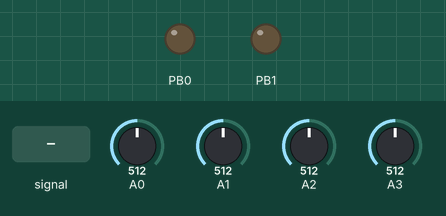
This sketch was run on a simulated ATtiny85, built with avr-gcc and run on an emulated ATtiny85. On the bench: output pins drawn as LEDs (lit = HIGH). The test bench sets the inputs (shaded band); at power-on: A0 = 512, A1 = 512, A2 = 512, A3 = 512. EEPROM starts erased.

Above: at 1.2 s.
1.3 s: A0 fed a 200 Hz sine of ±255 counts around its level
At 1.38 s:
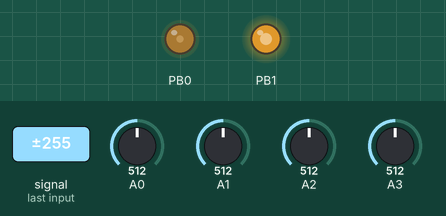
Timing chart, 0 to 1.3 s (numbered marks = the images above; inputs shaded):
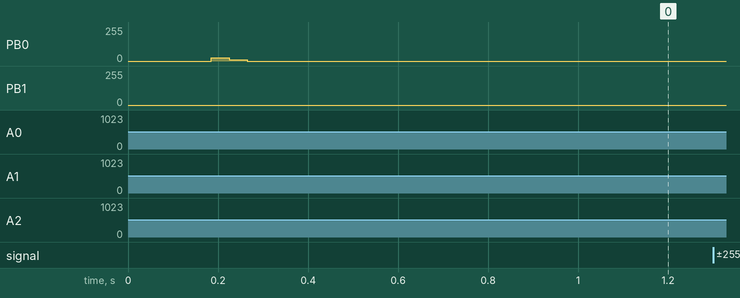

The sketch:

kastleArp.ino
```cpp
// (licence header left out)
#define F_CPU 8000000  // This is used by delay.h library
#include <stdlib.h>
#include <avr/interrupt.h>
#include <avr/io.h>        // Adds useful constants
#include <util/delay.h>
#include <EEPROM.h>

#define LOW_THRES 150
#define HIGH_THRES 162
//defines for synth parameters
#define PITCH 2
#define WS_1 3
#define WS_2 1

const unsigned char PROGMEM sinetable[128] = {
  0, 0, 0, 0, 1, 1, 1, 2, 2, 3, 4, 5, 5, 6, 7, 9, 10, 11, 12, 14, 15, 17, 18, 20, 21, 23, 25, 27, 29, 31, 33, 35, 37, 40, 42, 44, 47, 49, 52, 54, 57, 59, 62, 65, 67, 70, 73, 76, 79, 82, 85, 88, 90, 93, 97, 100, 103, 106, 109, 112, 115, 118, 121, 124,
  128, 131, 134, 137, 140, 143, 146, 149, 152, 155, 158, 162, 165, 167, 170, 173, 176, 179, 182, 185, 188, 190, 193, 196, 198, 201, 203, 206, 208, 211, 213, 215, 218, 220, 222, 224, 226, 228, 230, 232, 234, 235, 237, 238, 240, 241, 243, 244, 245, 246, 248, 249, 250, 250, 251, 252, 253, 253, 254, 254, 254, 255, 255, 255,
};

//the actual table that is read to generate the sound
unsigned char wavetable[256];


//tuning related
const PROGMEM uint16_t dcoTable[97] = { //tuned pitches
  69 /*C*/, 73, 77, 81, 86, 91, 96, 102 /*G*/, 108, 115, 122, 129,
  137 /*C*/, 145, 153, 162, 172, 182, 193, 205 /*G*/, 217, 230, 243, 258,
  273 /*C*/, 289, 306, 325, 344, 365, 386, 409 /*G*/, 434, 460, 487, 516,
  547 /*C*/, 579, 614, 650, 689, 730, 773, 819 /*G*/, 867, 919, 973, 1031,
  1092 /*C*/, 1157, 1227, 1298, 1378, 1459, 1546, 1638 /*G*/, 1734, 1837, 1947, 2063,
  2187 /*C*/, 2314, 2453, 2599, 2753, 2915, 3089, 3273 /*G*/, 3466, 3674, 3894, 4126,
  4374 /*C*/, 4628, 4906, 5198, 5506, 5830, 6178, 6546 /*G*/, 6932, 7348, 7788, 8252,
  8748 /*C*/, 9256, 9812, 10396, 11012, 11660, 12356, 13092 /*G*/, 13864, 14696, 15578, 16504,
  17496 /*C*/
};

//100010000100 2180 //Gdur
//100010010000 2192 //Emol
//000010010001 145 //Cdur
//001000010001 529 //Amol
//001000100001 545 //Fdur
//001000100100 548 //Dmol

const uint16_t scales[8] = {548, 548, 545, 529, 145, 2192, 2180, 2180};
/*
const uint8_t _scales[8][3]={
  {2,5,9}, //dmol
  {2,5,9}, //dmol
  {0,5,9}, //fdur
  {0,4,9}, //amol
  {0,4,7}, //cdur
  {4,7,11}, //emol
  {2,7,11}, //gdur
  {2,7,11}, //gdur
};
*/
const PROGMEM uint8_t _scales[24]={2,5,9,2,5,9,0,5,9,0,4,9,0,4,7,4,7,11,2,7,11,2,7,11};

uint16_t _useScale = scales[4]; //scales[4];
uint16_t pitchAverage, lastPitchAverage;
uint8_t semitone, lastSemitone;
uint8_t root;
uint8_t lastPitch, pitch;
uint8_t lastWindow, window;
uint8_t transpose = 0; //default used when formating memory
uint8_t fineTune = 120; //default used when formating memory
const uint8_t rootToPitch[8] = {2, 2, 5, 9, 0, 4, 7, 7}; //bass tone for each chord

//envelope related
uint8_t decayVolume;
uint16_t decayTime = 50;
uint8_t decayCount;
uint16_t decayRun[8];
uint8_t runningDecay;
uint16_t decayCounter = 0;

//oscillator related
byte sample;
unsigned int _phase;
unsigned int frequency;
byte sample2;
unsigned int _phase2;
unsigned int frequency2;
uint8_t _phs;
uint8_t _xor = 0;

//general
//uint8_t mapLookup[256];
bool bootMode;
uint8_t startupRead = 0;
uint8_t _clocks;


//analog input related
const uint8_t analogToDigitalPinMapping[4] = {
  PORTB5, PORTB2, PORTB4, PORTB3
};

uint8_t lastAnalogChannelRead;
bool firstRead = false;
uint8_t analogChannelRead = 1;
uint8_t analogValues[4];
uint8_t lastAnalogValues[4];
uint8_t analogChannelSequence[6] = {0, 1, 0, 2, 0, 3};
uint8_t analogChannelReadIndex;

#define PITCHMAP_POINTS 5
/*
uint16_t pitchMap[10] = {
  0, 63, 127, 191, 235,   0, 40, 50, 60, 84
};
*/
uint16_t pitchMap[10] = {
  0, 30, 60, 120, 250,   0, 6, 11, 16, 22
};


uint32_t curveMap(uint8_t value, uint8_t numberOfPoints, uint16_t * tableMap) {
  uint32_t inMin = 0, inMax = 255, outMin = 0, outMax = 255;
  for (int i = 0; i < numberOfPoints - 1; i++) {
    if (value >= tableMap[i] && value <= tableMap[i + 1]) {
      inMax = tableMap[i + 1];
      inMin = tableMap[i];
      outMax = tableMap[numberOfPoints + i + 1];
      outMin = tableMap[numberOfPoints + i];
      i = numberOfPoints + 10;
    }
  }
  return map(value, inMin, inMax, outMin, outMax);
}

void createLookup() {
  for (uint16_t i = 0; i < 256; i++) {
    // mapLookup[i]=curveMap(i,WSMAP_POINTS,wsMap);
  }
}

uint16_t clocks() {
  //return _clocks;
  return TCNT0 | (_clocks << 8);
}
void writeWave(int wave) {
  switch (wave) {
    case 0:
      sineWave();
      break;
    case 1:
      triangleWave();
      break;
    case 2:
      squareWave();
      break;
    case 3:
      sawtoothWave();
      break;
    case 4:
      digitalWrite(0, LOW);
      zeroWave();
      break;
  }
}

//functions to populate the wavetable
void sineWave() {  //too costly to calculate on the fly, so it reads from the sine table. We use 128 values, then mirror them to get the whole cycle
  for (int i = 0; i < 128; ++i) {
    wavetable[i] = pgm_read_byte_near(sinetable + i);
  }
  wavetable[128] = 255;
  for (int i = 129; i < 256; ++i) {
    wavetable[i] = wavetable[256 - i] ;
  }
}
void sawtoothWave() {
  for (int i = 0; i < 256; ++i) {
    wavetable[i] = i; // sawtooth
  }
}
void triangleWave() {
  for (int i = 0; i < 128; ++i) {
    wavetable[i] = i * 2;
  }
  int value = 255;
  for (int i = 128; i < 256; ++i) {
    wavetable[i] = value;
    value -= 2;
  }
}
void squareWave() {
  for (int i = 0; i < 128; ++i) {
    wavetable[i] = 255;
  }
  for (int i = 128; i < 256; ++i) {
    wavetable[i] = 1;                  //0 gives problems (offset and different freq), related to sample  = ((wavetable[phase >> 8]*amplitude)>>8);
  }
}
void zeroWave() {
  for (int i = 0; i < 256; ++i) {
    wavetable[i] = 1;                  //0 gives problems
  }
}

void setTimers(void)
{

  PLLCSR |= (1 << PLLE);               // Enable PLL (64 MHz)
  _delay_us(100);                      // Wait for a steady state
  while (!(PLLCSR & (1 << PLOCK)));    // Ensure PLL lock
  PLLCSR |= (1 << PCKE);               // Enable PLL as clock source for timer 1
  PLLCSR |= (1 << LSM); //low speed mode 32mhz
  cli();                               // Interrupts OFF (disable interrupts globally)

  TCCR0A = 2 << COM0A0 | 2 << COM0B0 | 3 << WGM00;
  TCCR0B = 0 << WGM02 | 1 << CS00;

  //  setup timer 0 to run fast for audiorate interrupt
  TCCR1 = 0;                  //stop the timer
  TCNT1 = 0;                  //zero the timer
  GTCCR = _BV(PSR1);          //reset the prescaler
  OCR1A = 255;                //set the compare value
  OCR1C = 255;

  TIMSK = _BV(OCIE1A);  //interrupt on Compare Match A
  //start timer, ctc mode, prescaler clk/1
  TCCR1 = _BV(CTC1) | _BV(CS12);
  sei();
}


void setFrequency2(uint16_t input) {
  frequency2 = input;
}


uint8_t gridToNote(uint8_t _note) {
  uint8_t _octave=_note/3;

 // _note=_scales[root][_note%3] + (_octave*12) ;//+ transpose
  _note=pgm_read_word_near(_scales + (root*3) +(_note%3)) + (_octave*12) ;//+ transpose
   return _note;

}

uint8_t quantizeNote(uint8_t _note) {
  uint8_t _semitone = _note % 12;
  if (bitRead(_useScale, (_semitone) % 12) ) {
    return _note;
  }
  else {
    uint8_t findSemitoneUp = 0;
    while (!bitRead(_useScale, (_note + findSemitoneUp) % 12)) findSemitoneUp++;
    _note += findSemitoneUp;
    return _note;
  }
}

void setSemitone(uint16_t _semitone) {
  lastSemitone = semitone;
  semitone = _semitone;
  //setFrequency(dcoTable[_semitone] << 1);
  int semiSize = (pgm_read_word_near(dcoTable + _semitone + 1) << 1) - (pgm_read_word_near(dcoTable + _semitone) << 1);
  int fine = map(fineTune, 0, 255, -semiSize, semiSize);
  setFrequency((pgm_read_word_near(dcoTable + _semitone + transpose) << 1) + fine);
  semiSize = (pgm_read_word_near(dcoTable + rootToPitch[root]+1+12) ) - (pgm_read_word_near(dcoTable + rootToPitch[root]+12) );
  int bassFine = map(fineTune, 0, 255, -semiSize, semiSize);
 // setFrequency2((pgm_read_word_near(dcoTable + rootToPitch[root] + transpose) << 1) + bassFine);
   setFrequency2((pgm_read_word_near(dcoTable + rootToPitch[root] + transpose+12) ) + bassFine);
}

void setFrequency(uint16_t input) {
  frequency = input  ;
}


void trigger() {
  decayVolume = 255;//, decayVolume2 = 150;
}

void setDecay() {
  if (analogValues[WS_2] > 100) decayTime = constrain(analogValues[WS_2] - 120, 1, 255);//, pitchEnv = 0;
  else decayTime = (100 - analogValues[WS_2]);//, pitchEnv = 255; //decayTime;
}

void renderDecay() {
  if (decayTime != 0) {
    if (1) {
      decayCounter += 6;
      if (decayCounter >= decayTime)
      {
        decayCounter = 0;
        if (decayVolume > 0) decayVolume -= ((decayVolume >> 6) + 1); //the decayVolume is here to make the shape a bit exponential
        //else decayVolume=255;//, _phase=0;
      }
    }
  }
  //add a bit of averaging on top of the envelope to lower clicking in the attack phase
  decayCount++;
  if (decayCount > 7) decayCount = 0;
  decayRun[decayCount] = decayVolume;
  uint16_t decaySum = 0;
  for (uint8_t i = 0; i < 8; i++) decaySum += decayRun[i];
  runningDecay = decaySum >> 3;

}

void setup()  { //happends at the startup
  writeWave(0);
  digitalWrite(5, HIGH); //turn on pull up resistor for the reset pin
  // createLookup(); //mapping of knob values is done thru a lookuptable which is generated at startup from defined values
  //set outputs
  pinMode(0, OUTPUT);
  pinMode(1, OUTPUT);


  if ( EEPROM.read(8) == 123 && EEPROM.read(9) == 81 &&  EEPROM.read(10) == 214) { //check 3 addresses if the chips memory was formated
    //if yes load the date
    transpose = EEPROM.read(0) % 12;
    fineTune = EEPROM.read(1);
  }
  else {
    //if no format the memory and write controll addresses
    EEPROM.write(0, transpose);
    EEPROM.write(1, fineTune);
    EEPROM.write(8,123);
    EEPROM.write(9,81);
    EEPROM.write(10,214);
  }

  //serial for debugging only
  //mySerial.begin(9600);

  setTimers(); //setup interrupts

  //setup ADC and run it in interrupt
  init();
  connectChannel(analogChannelRead);
  startConversion();
  _delay_us(100);

  while (startupRead < 12 * 4) { //wait for all analog inputs to be read
    loop();
  }

  bootMode = true; //if all pots are hight and mode is HIGH than render boot mode instead
  if (analogValues[0] < HIGH_THRES)  bootMode = false;
  for (uint8_t i = 1; i < 4; i++) if (analogValues[i] < 200) bootMode = false; //HIGH_THRES

}

uint8_t chord;
void loop() {

  if (bootMode) { // BOOT MODE
    decayVolume = 255;
    _xor = 0;
    //_useScale = scales[4];
    root=4;
    if (analogValues[0] > HIGH_THRES) {
      fineTune = analogValues[WS_2];
      transpose = map( analogValues[WS_1], 0, 255, 0, 13);
      //pitch = quantizeNote(curveMap(pitchAverage, PITCHMAP_POINTS, pitchMap));
       pitch= gridToNote(curveMap(pitchAverage, PITCHMAP_POINTS, pitchMap));
      setSemitone( pitch);
    }
    else {
      bootMode = false;
      EEPROM.write(0, transpose);
      EEPROM.write(1, fineTune);
    }
  }
  else { // NORMAL LOOP
    if (analogValues[0] < (LOW_THRES /*- 10*/)) chord = 2; //f major
    //else if (analogValues[0] < LOW_THRES) chord = 3;  // a minor
    else if (analogValues[0] > HIGH_THRES /*+ 3*/) chord = 6;  // g major
    //else if (analogValues[0] > HIGH_THRES - 3) chord = 5; //e minor
    else chord = 4; //c major

    if(chord>root) root=chord;
    else if(root-chord>1) root=chord;
    else{
      if(chord-root>1) root=chord;
      else{

         if (analogValues[0] < ((LOW_THRES /*- 10*/)-2)) chord = 2; //f major
         //else if (analogValues[0] < (LOW_THRES-1)) chord = 3;  // a minor
         else if (analogValues[0] > (HIGH_THRES /*+ 3*/ -2)) chord = 6;  // g major
         //else if (analogValues[0] > (HIGH_THRES - 3-1)) chord = 5; //e minor
         else chord = 4; //c major

        if(root!=chord) root=chord;
      }
    }

   // _useScale = scales[root];
    if (lastAnalogChannelRead == WS_1 && lastAnalogValues[WS_1] != analogValues[WS_1]) {
      _xor = analogValues[WS_1];
    }
    if (lastAnalogChannelRead == WS_2 && lastAnalogValues[WS_2] != analogValues[WS_2]) {
      analogValues[WS_2] = analogValues[WS_2], setDecay();
    }

    lastPitch = pitch;
    //
   // pitch = quantizeNote(curveMap(pitchAverage, PITCHMAP_POINTS, pitchMap));

   //avoiding ripples =going down or a bigger step will be imediate, but going one step up requires overcoming 20% window
   lastWindow=window;
   uint8_t newWindow= curveMap(pitchAverage, PITCHMAP_POINTS, pitchMap);// map(pitchAverage, 0,255,0,22);
   if(lastWindow>newWindow)  window=newWindow;
   else if(newWindow-lastWindow>1) window=newWindow;
   else{
   // if(newWindow==map(constrain(pitchAverage-3,0,255), 0,255,0,22)) window=newWindow;
    if(newWindow==curveMap(constrain(pitchAverage-2,0,255), PITCHMAP_POINTS, pitchMap)) window=newWindow;
   }

    pitch= gridToNote(window);

    if (analogValues[WS_2] < 100) {
      //when decay CCW
      //re-trigger envelope only when low enough - also update pitch only then
      if (pitch != lastPitch) {
        if (decayVolume < 100) {
          setSemitone( pitch);
          trigger();
        }
      }
    }
    else {
      //when decay CW trigger envelope at every pitch change
      setSemitone( pitch);
      if (pitch != lastPitch) {
        trigger();
      }
    }
    renderDecay();
  }

}


ISR(TIMER1_COMPA_vect)  // render both oscillators in the interupt
{
  OCR0A = sample;
  OCR0B = sample2;

  _phase2 += frequency2;
  uint8_t lastSample2=sample2;
  sample2 = (wavetable[_phase2 >> 8] +lastSample2)>>1; // ^ _xor; //very simple lowpass to compensate for the low-res sinewave

  _phase += frequency;
  _phs = _phase >> 8;
  sample = ((wavetable[_phs] ^ _xor) * runningDecay) >> 8;
  //  sample = (wavetable[_phs] ^ _xor) ;

}


// #### FUNCTIONS TO ACCES ADC REGISTERS
void init() {

  ADMUX  = 0;
  bitWrite(ADCSRA, ADEN, 1); //adc enabled
  bitWrite(ADCSRA, ADPS2, 1); // set prescaler
  bitWrite(ADCSRA, ADPS1, 1); // set prescaler
  bitWrite(ADCSRA, ADPS0, 1); // set prescaler
  bitWrite(ADCSRA, ADIE, 1); //enable conversion finished interupt
  bitWrite(SREG, 7, 1);
  // prescaler = highest division
}

void connectChannel(uint8_t number) {
  ADMUX &= (11110000);
  ADMUX |= number;
}

void startConversion() {
  bitWrite(ADCSRA, ADSC, 1); //start conversion
}

bool isConversionFinished() {
  return (ADCSRA & (1 << ADIF));
}

bool isConversionRunning() {
  return !(ADCSRA & (1 << ADIF));
}

uint16_t getConversionResult() {
  uint16_t result = ADCL;
  return result | (ADCH << 8);
}


#define AVG_RUNS 4
uint8_t analogCount[4] = {0,0,0,0};
uint16_t analogRun[4][AVG_RUNS];

ISR(ADC_vect) { // interupt triggered ad completion of ADC counter
  startupRead++;
  if (!firstRead) { // discard first reading due to ADC multiplexer crosstalk
    //update values and remember last values
    lastAnalogValues[analogChannelRead] = analogValues[analogChannelRead];
    uint16_t res = getConversionResult();

    analogCount[analogChannelRead] = (analogCount[analogChannelRead] + 1) % AVG_RUNS;
    analogRun[analogChannelRead][analogCount[analogChannelRead]] = res;
    uint16_t avgSum = 0;
    for (uint8_t i = 0; i < AVG_RUNS; i++) {
        avgSum += analogRun[analogChannelRead][i] ;
    }
    analogValues[analogChannelRead] = (avgSum / AVG_RUNS) >> 2;
    if (analogChannelRead == PITCH) {
        lastPitchAverage = pitchAverage;
        pitchAverage = analogValues[analogChannelRead];
    }
    //set ADC MULTIPLEXER to read the next channel
    lastAnalogChannelRead = analogChannelRead;
    analogChannelReadIndex++;
    if (analogChannelReadIndex > 5) analogChannelReadIndex = 0;
    analogChannelRead = analogChannelSequence[analogChannelReadIndex];

    connectChannel(analogChannelRead);
    firstRead = true;
    //start the ADC - at completion the interupt will be called again
    startConversion();

  }
  else {
    /*
      at the first reading off the ADX (which will not used)
      something else will happen the input pin will briefly turn to output to
      discarge charge built up in passive mixing ciruit using zener diodes
      because zeners have some higher unpredictable capacitance, various voltages might get stuck on the pin
    */
    if (analogValues[analogChannelRead] < 200) bitWrite(DDRB, analogToDigitalPinMapping[analogChannelRead], 1);
    bitWrite(DDRB, analogToDigitalPinMapping[analogChannelRead], 0);
    bitWrite(PORTB, analogToDigitalPinMapping[analogChannelRead], 0);
    firstRead = false;
    startConversion();
  }
}
```
